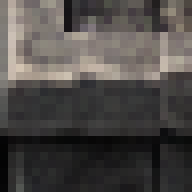
#> input picture assets/reference/ruins-match-v1/assets/corner_bottom_left.png, 24 x 24 px, found by its file name (shown 8 times larger)
$ python make-brick-v2.py
#> lines starting #> are read from the running program, lines starting #| are printed output that depends on the picture
# レンガの回廊 v2（ZIP brick_match_v2。承認図 approved_board.png から切り出した部品。描き直しはしない）：python3 -I tools/make-brick-v2.py
# 元：assets/reference/brick-match-v2/assets/（どれもゲームの1マス32pxの大きさで切り出し済み）→ assets/dungeon/brick_v2/
#  floor_4x4（128×128＝4×4マス）・wall_arch（4×3マス）・wall_banner（2×3マス）・wall_narrow（1×3マス）はそのまま
#  edge_left（部屋の左の壁の縁＝床が右）→ rimE、edge_right（部屋の右の壁の縁＝床が左）→ rimW、edge_bottom（部屋の下の壁の縁＝床が上）→ rimN
#  corner_bottom_left（部屋の左下の角）→ jInNE（斜め右上だけ床の壁のマス）。右下の角 jInNW はその左右反転（仮。専用の絵は無い）
import os, shutil
from PIL import Image, ImageOps
ROOT = os.path.join(os.path.dirname(os.path.abspath(__file__)), '..')
SRC = os.path.join(ROOT, 'assets/reference/brick-match-v2/assets/'); OUT = os.path.join(ROOT, 'assets/dungeon/brick_v2/')
os.makedirs(OUT, exist_ok=True)
for a, b in [('floor_4x4', 'floor_0'), ('wall_arch', 'arch'), ('wall_banner', 'banner'), ('wall_narrow', 'narrow3'),
             ('edge_left', 'rimE'), ('edge_right', 'rimW'), ('edge_bottom', 'rimN'), ('corner_bottom_left', 'jInNE')]:
  shutil.copyfile(SRC + a + '.png', OUT + b + '.png')
ImageOps.mirror(Image.open(SRC + 'corner_bottom_left.png')).save(OUT + 'jInNW.png')
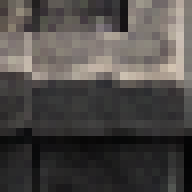
#> saved as jInNW.png: PIL image 24x24 RGBA (shown 8 times larger); mean R, G, B, A 77.8, 74, 71.5, 255
print('ok')

# 補修素材 v3（ZIP brick_repair_v3、2026年10月24日）：assets/reference/brick-repair-v3/assets/ の15点で、壁3種と角を差し替え・追加
#  壁（左右6pxが共通の柱の半分。並べると柱1本になる）：wall_arch → arch、wall_banner → banner、wall_narrow → narrow3
#  角：lower_left/right（部屋の左下・右下）→ jInNE/jInNW、outer_nw/ne/sw/se（出っ張った角）、upper_left/right（左右の縁が正面の壁の上端に届く所）、
#      end_left/right（左右の縁が正面の壁の上で終わる所）、end_bottom_left/right（下の縁が通路の口で終わる所）
R3 = os.path.join(ROOT, 'assets/reference/brick-repair-v3/assets/')
# 角の部品は線の太さ（約8px）が今の縁（左右16px・下24px）と合わず、継ぎ目がかえって目立ったので、ゲームでは使わない（D.DUNGEON_V2_CORNERS = false）。
# 部屋の左下・右下の角は brick_match_v2 の角（jInNE・その反転 jInNW）のまま。lower_left/right は lower_l/lower_r の名前で置いておく
for a, b in [('wall_arch', 'arch'), ('wall_banner', 'banner'), ('wall_narrow', 'narrow3'), ('lower_left', 'lower_l'), ('lower_right', 'lower_r'),
             ('outer_nw', 'outer_nw'), ('outer_ne', 'outer_ne'), ('outer_sw', 'outer_sw'), ('outer_se', 'outer_se'), ('upper_left', 'upper_left'),
             ('upper_right', 'upper_right'), ('end_left', 'end_left'), ('end_right', 'end_right'), ('end_bottom_left', 'end_bl'), ('end_bottom_right', 'end_br')]:
  shutil.copyfile(R3 + a + '.png', OUT + b + '.png')
print('repair v3 ok')

$ run again, with assets/reference/ruins-match-v1/assets/wall_broken.png copied over assets/reference/ruins-match-v1/assets/corner_bottom_left.png
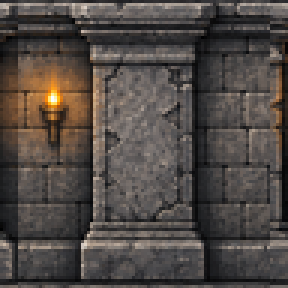
#> input picture assets/reference/ruins-match-v1/assets/wall_broken.png, 96 x 96 px, found by its file name (shown 3 times larger)
#> `ImageOps.mirror(Image.open(SRC + 'corner_bottom_left.png')).save(OUT +..`:
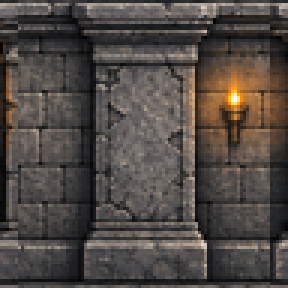
#> saved as jInNW.png: PIL image 96x96 RGBA (shown 3 times larger); mean R, G, B, A 80.2, 73.1, 68.7, 255
